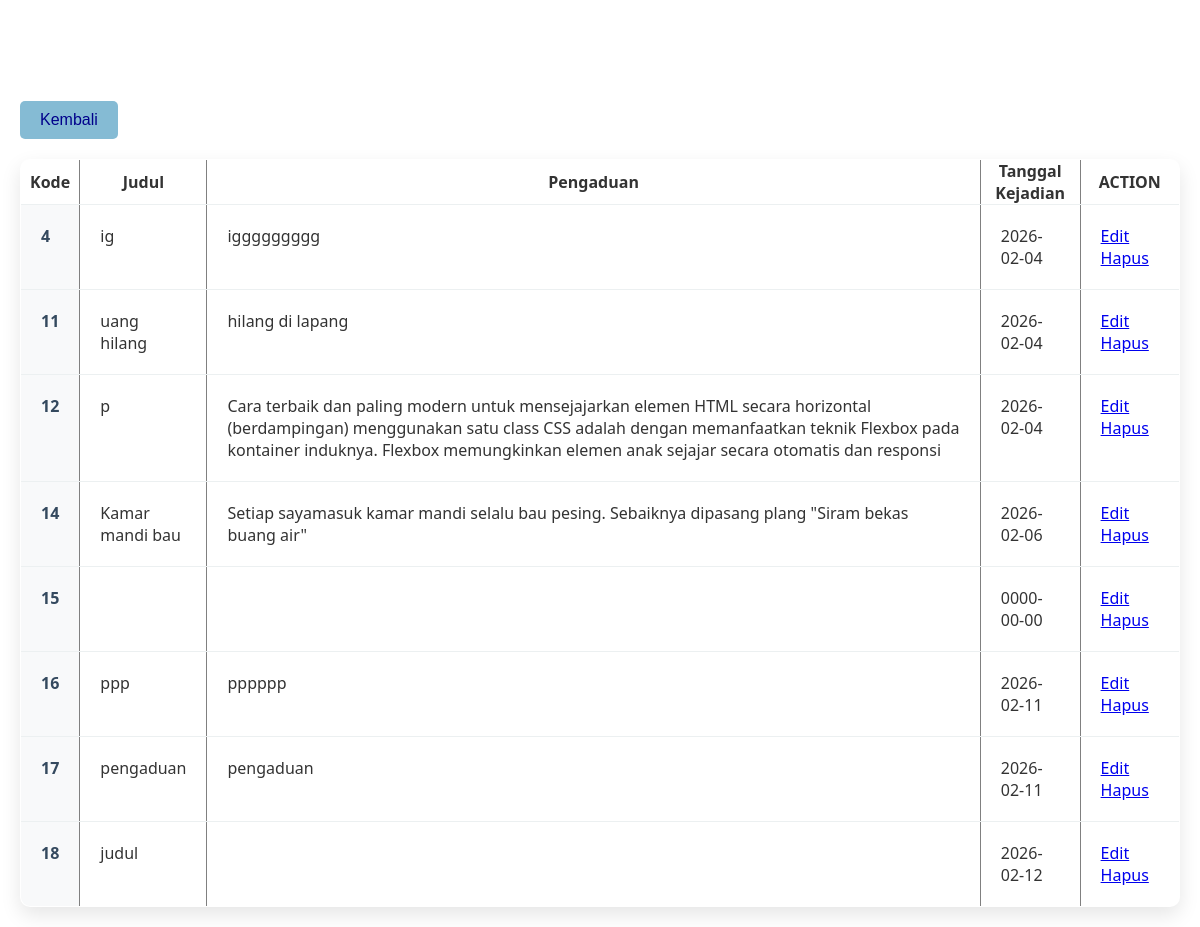
Screenshot of /tampil_data.php (signed in) with the database file from the repository.
### tables this page shows
CREATE TABLE `pengaduan` (
  `kode` int(3) NOT NULL,
  `judul_laporan` varchar(30) NOT NULL,
  `isi_laporan` text NOT NULL,
  `tgl_kejadian` date NOT NULL
);

### tampil_data.php (the view, shortened to what this page needs)
<?php
$servernya="localhost";
$usernamenya="root";
$passwordnya="";
$databasenya="ujikom_2026";
$sambung=mysqli_connect($servernya,$usernamenya,$passwordnya,$databasenya);
$pengaduanya=mysqli_query($sambung,"select * from pengaduan");
?>
<html>
<head>
	<link rel="stylesheet" href="tampil.css">
</head>
<body>
<div class="are">
<div align="center">
<h1>DATA PENGADUAN SISWA<h1>
</div>
</div>
<button>
<a href="halaman_adm.php">Kembali</a>
</button>
<table align="center" border="1">
<tr>
	<th>Kode</th>
	<th class="ig">Judul</th>
	<th>Pengaduan</th>
	<th>Tanggal Kejadian</th>
	<th>ACTION</th>
</tr>
<?php
while($pengaduan=mysqli_fetch_array($pengaduanya))
{
echo"
<tr>
	<td>$pengaduan[kode]</td>
	<td>$pengaduan[judul_laporan]</td>
	<td>$pengaduan[isi_laporan]</td>
	<td>$pengaduan[tgl_kejadian]</td>
	<td>
		<a href='edit_p.php?kodeedit=$pengaduan[kode]'> Edit</a>
		<a href='hapus.php?kodehapus=$pengaduan[kode]'>Hapus</a>
	</td>
</tr>
";
}
?>
</table>
</body>
</html>

### tampil.css (style rules this page uses)
* { margin: 0; padding: 0; box-sizing: border-box; }
body { font-family: 'Segoe UI', Tahoma, Geneva, Verdana, sans-serif; background-image:url('gambar/iim.png'); color: #333; line-height: 1.6; padding: 20px; min-height: 100vh; display: flex; flex-direction: column; align-items: center; }
.are h1 { color:white; }
button a { text-decoration: none; color: darkblue; }
button { background:#85BBD4; color: #fff; border: none; padding: 10px 20px; border-radius: 5px; cursor: pointer; font-size: 16px; transition: background-color 0.3s, transform 0.2s; margin-bottom: 20px; align-self: flex-start; }
div[align="center"] { text-align: center; margin-bottom: 30px; }
table { border-collapse: collapse; background: #fff; border-radius: 10px; overflow: hidden; box-shadow: 0 8px 20px rgba(0, 0, 0, 0.1); margin: 0 auto; }
.ig { width:20px; }
table tr { border-bottom: 1px solid #ecf0f1; }
table tr:last-child { border-bottom: none; }
table td { padding: 20px; vertical-align: top; }
table td:first-child { font-weight: bold; color: #34495e; background: #f8f9fa; }

### rows the page displays
pengaduan: kode "4", judul_laporan "ig", isi_laporan "iggggggggg", tgl_kejadian "2026-02-04"
pengaduan: kode "11", judul_laporan "uang hilang", isi_laporan "hilang di lapang", tgl_kejadian "2026-02-04"
pengaduan: kode "12", judul_laporan "p", isi_laporan "Cara terbaik dan paling modern untuk mensejajarkan elemen HTML secara horizontal (berdampingan) menggunakan satu class CSS adalah dengan memanfaatkan teknik Flexbox pada kontainer induknya. Flexbox memungkinkan elemen anak sejajar secara otomatis dan responsi", tgl_kejadian "2026-02-04"
pengaduan: kode "14", judul_laporan "Kamar mandi bau", isi_laporan "Setiap sayamasuk kamar mandi selalu bau pesing. Sebaiknya dipasang plang \"Siram bekas buang air\"", tgl_kejadian "2026-02-06"
pengaduan: kode "15", tgl_kejadian "0000-00-00"
pengaduan: kode "16", judul_laporan "ppp", isi_laporan "pppppp", tgl_kejadian "2026-02-11"
pengaduan: kode "17", judul_laporan "pengaduan", isi_laporan "pengaduan", tgl_kejadian "2026-02-11"
pengaduan: kode "18", judul_laporan "judul", tgl_kejadian "2026-02-12"
